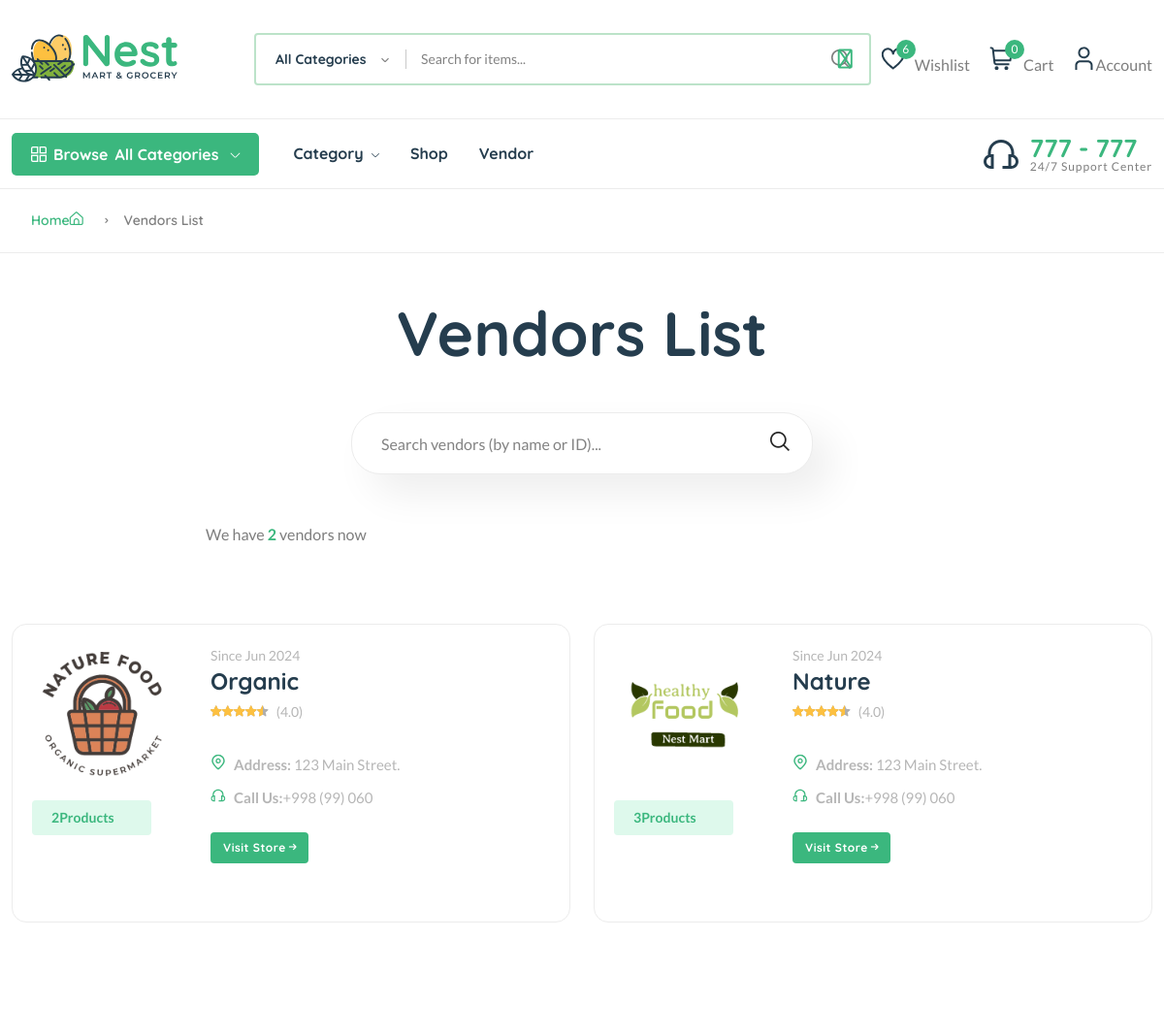
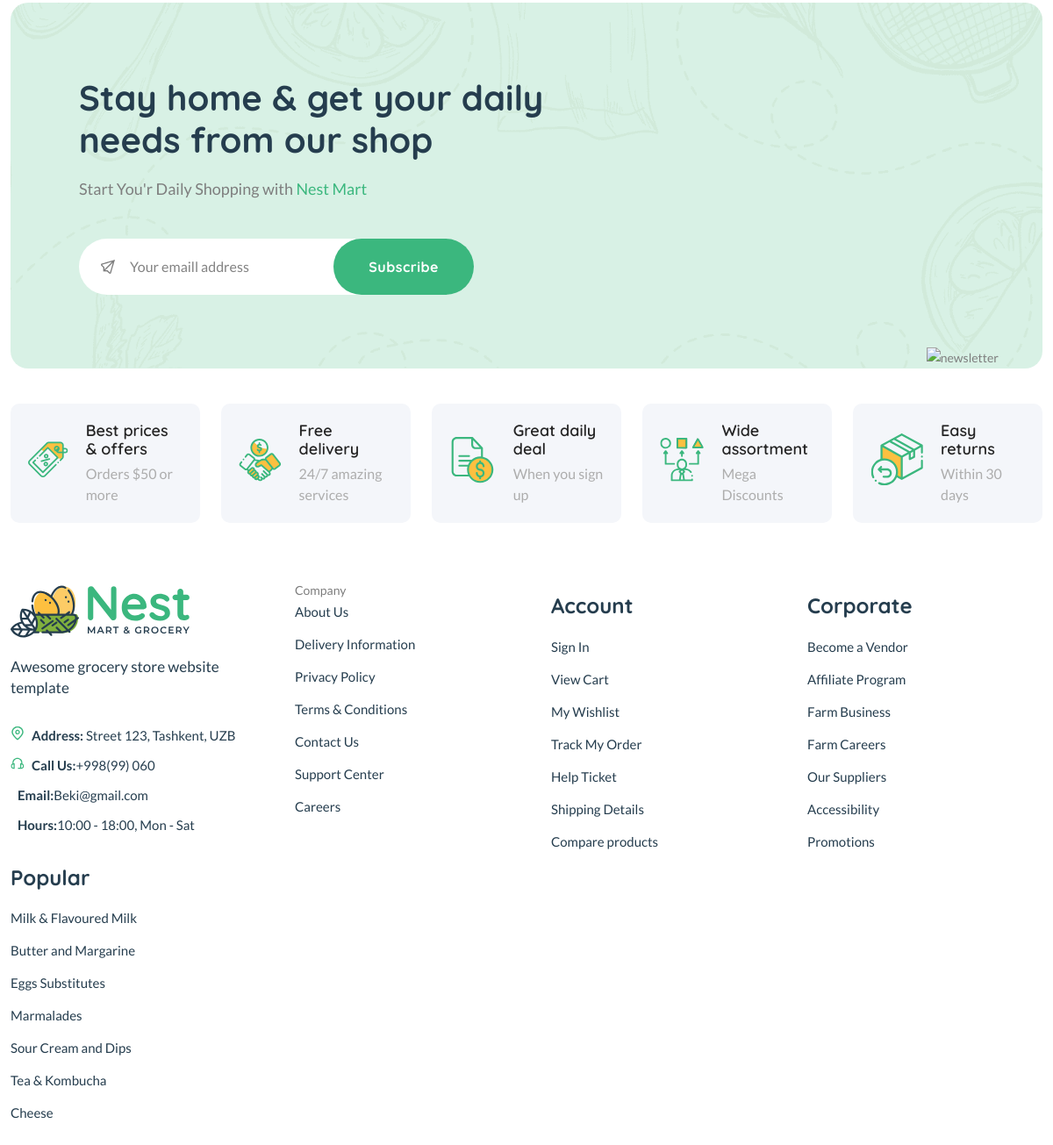
The app's page /vendors/ with its own data (2 pictures, top to bottom).
### myshop/models.py (models this page shows, shortened)
class Vendor(models.Model):
    vid = ShortUUIDField(unique=True, length= 10, max_length=30, prefix="ven", alphabet="abcdefgh12345") # типо ven4215gcda
    title = models.CharField(max_length=100, default="Itstep")
    image = models.ImageField(upload_to=user_directory_path, default="vendor.jpg")
    cover_image = models.ImageField(upload_to=user_directory_path, default="vendor.jpg")
    description = models.TextField(null=True, blank=True, default="I am amazing vendor")
    address = models.CharField(max_length=100, default="123 Main Street.")
    contact = models.CharField(max_length=100, default="+998 (99) 060")
    chat_resp_time = models.CharField(max_length=100, default="100")
    shipping_on_time = models.CharField(max_length=100, default="100")
    authentic_rating = models.CharField(max_length=100, default="100")
    days_return = models.CharField(max_length=100, default="100")
    warranty_period = models.CharField(max_length=100, default="100")
    user = models.ForeignKey(User, on_delete=models.SET_NULL, null=True)
    date = models.DateTimeField(auto_now_add=True, null=True, blank=True)
    class Meta:
        verbose_name_plural = "Vendors" #в админке будет Vendors

### myshop/views.py (the view)
# urls.py: path("vendors/", vendor_list_view, name="vendor-list"),
def vendor_list_view(request):
    vendors = Vendor.objects.all()
    context = {
        "vendors": vendors
    }
    return render(request, "myshop/vendor-list.html", context)

### myshop/context_processor.py (called while the page is built)
def default(request):
    categories = Category.objects.all()
    return {
        'categories': categories,
        'address': 'address',
    }

### myshop/templates/myshop/vendor-list.html (shortened to what this page needs)
{% extends 'partials/base.html' %}
{% load static %}
{% block content %}
        <main class="main pages mb-80">
            <div class="page-header breadcrumb-wrap">
                <div class="container">
                    <div class="breadcrumb">
                        <a href="index.html" rel="nofollow">Home<i class="fi-rs-home mr-5"></i></a>
                        <span></span> Vendors List
                    </div>
                </div>
            </div>
            <div class="page-content pt-50">
                <div class="container">
                    <div class="archive-header-2 text-center">
                        <h1 class="display-2 mb-50">Vendors List</h1>
                        <div class="row">
                            <div class="col-lg-5 mx-auto">
                                <div class="sidebar-widget-2 widget_search mb-50">
                                    <div class="search-form">
                                        <form action="#">
                                            <input type="text" placeholder="Search vendors (by name or ID)..." />
                                            <button type="submit"><i class="fi-rs-search"></i></button>
                                        </form>
                                    </div>
                                </div>
                            </div>
                        </div>
                    </div>
                    <div class="row mb-50">
                        <div class="col-12 col-lg-8 mx-auto">
                            <div class="shop-product-fillter">
                                <div class="totall-product">
                                    <p>We have <strong class="text-brand">{{vendors.count}}</strong> vendor{{vendors.count|pluralize}} now</p>
                                </div>
                            </div>
                        </div>
                    </div>
                    <div class="row vendor-grid">
                        {% for v in vendors  %}
                        <div class="col-lg-6 col-md-6 col-12 col-sm-6">
                            <div class="vendor-wrap style-2 mb-40">
                                <div class="vendor-img-action-wrap">
                                    <div class="vendor-img">
                                        <a href="{% url 'myshop:vendor-detail' v.vid %}">
                                            <img class="default-img" src="{{v.image.url}}" alt="" />
                                        </a>
                                    </div>
                                    <div class="mt-10">
                                        <span class="font-small total-product">{{v.product.all.count}}Products</span>
                                    </div>
                                </div>
                                <div class="vendor-content-wrap">
                                    <div class="mb-30">
                                        <div class="product-category">
                                            <span class="text-muted">Since {{v.date|date:"M Y"}}</span>
                                        </div>
                                        <h4 class="mb-5"><a href="{% url 'myshop:vendor-detail' v.vid %}">{{v.title}}</a></h4>
                                        <div class="product-rate-cover">
                                            <div class="product-rate d-inline-block">
                                                <div class="product-rating" style="width: 90%"></div>
                                            </div>
                                            <span class="font-small ml-5 text-muted"> (4.0)</span>
                                        </div>
                                        <div class="vendor-info d-flex justify-content-between align-items-end mt-30">
                                            <ul class="contact-infor text-muted">
                                                <li><img src="assets/imgs/theme/icons/icon-location.svg" alt="" /><strong>Address: </strong> <span>{{v.address}}</span></li>
                                                <li><img src="assets/imgs/theme/icons/icon-contact.svg" alt="" /><strong>Call Us:</strong><span>{{v.contact}}</span></li>
                                            </ul>
                                            <br>
                                        </div>
                                        <br>
                                        <a href="{% url 'myshop:vendor-detail' v.vid %}" class="btn btn-xs">Visit Store <i class="fi-rs-arrow-small-right"></i></a>
                                    </div>
                                </div>
                            </div>
                        </div>
                        {% endfor %}
                    </div>
                </div>
            </div>
        </main>
{% endblock content %}

### records on screen
Vendor: image (picture), product.all.count "2", date "Jun 2024", title "Organic", address "123 Main Street.", contact "+998 (99) 060"
Vendor: image (picture), product.all.count "3", date "Jun 2024", title "Nature", address "123 Main Street.", contact "+998 (99) 060"

### other values on screen
{{ request.session.cart_data_obj|length }} "0"
{{ vendors.count }} "2"
